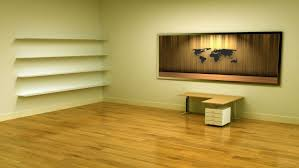
#> input picture assets/wallp.jpeg, 299 x 168 px
$ python reading1.py
#> lines starting #> are read from the running program, lines starting #| are printed output that depends on the picture
import cv2

img = cv2.imread('assets/wallp.jpeg',1)
#> img is the input picture: shape (168, 299, 3); mean B, G, R 81.2, 151.2, 175.6
img = cv2.resize(img,(500,500))
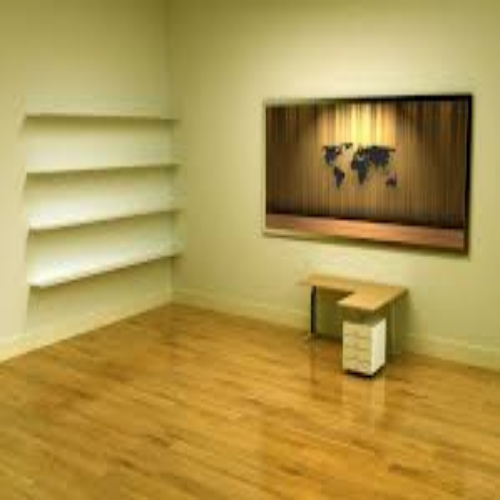
#> img: shape (500, 500, 3); mean B, G, R 81.1, 151.1, 175.5

print(img.shape)
#| (500, 500, 3)

cv2.imshow('image',img)
cv2.waitKey(0)
cv2.destroyAllWindows()
